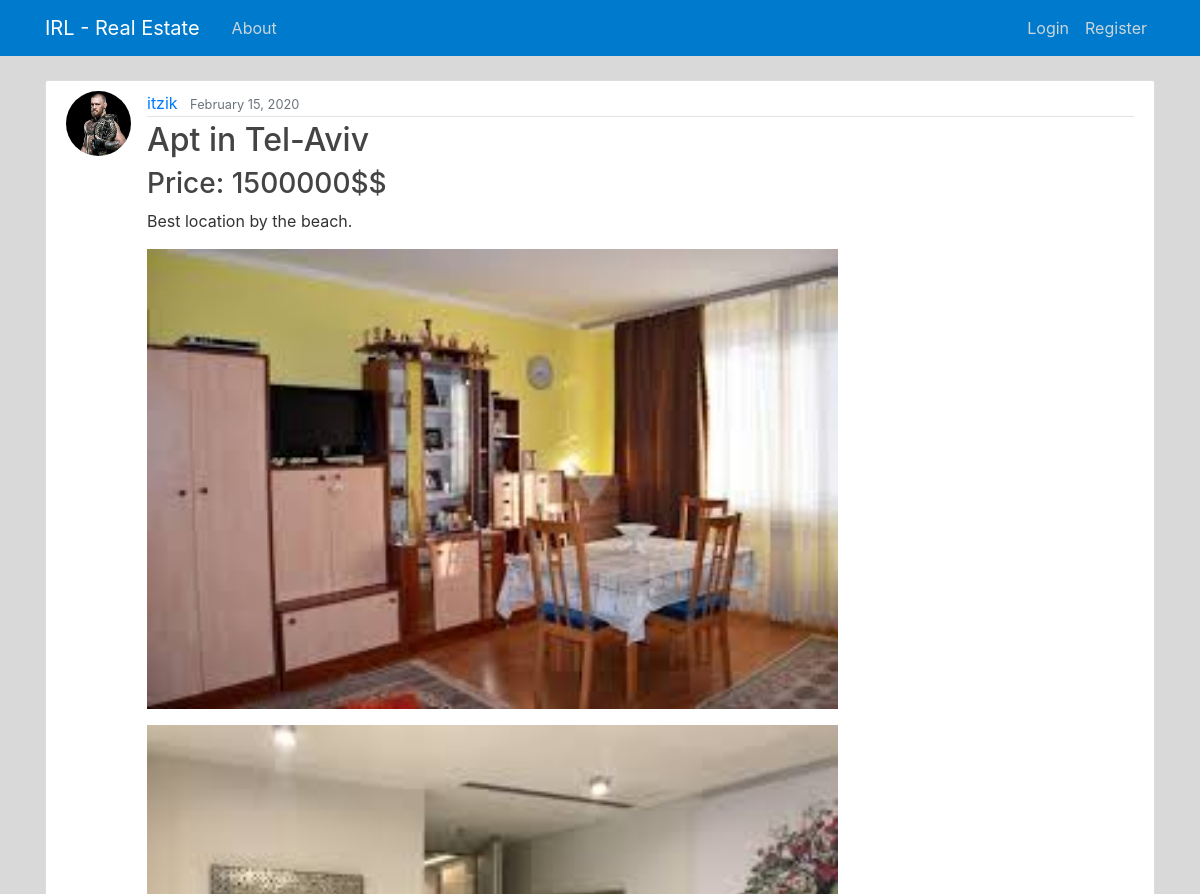
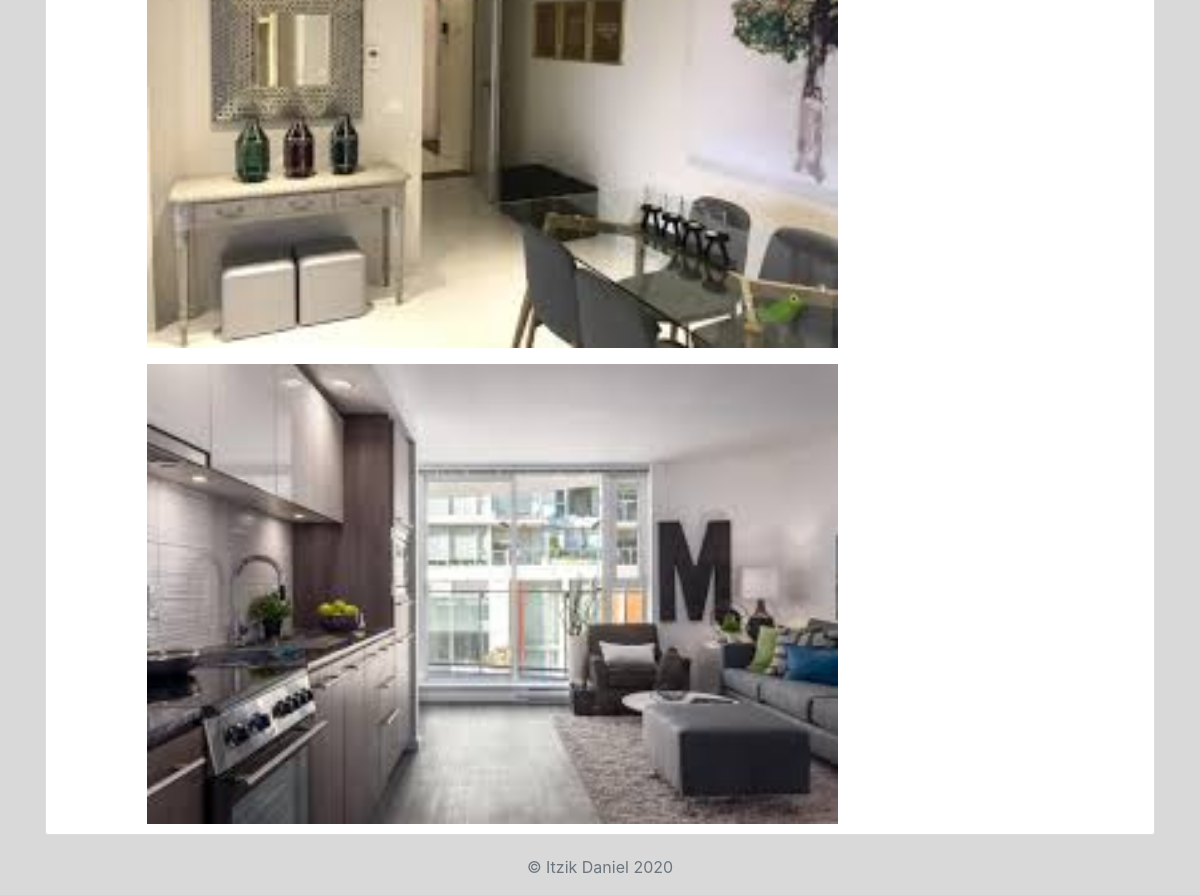
Screenshot of /post/43/ with the database file from the repository (2 pictures, top to bottom).
### blog/models.py (models this page shows, shortened)
class Post(models.Model):
    title = models.CharField(max_length=30)
    content = models.TextField()
    price = models.CharField(max_length=10)
    date_posted = models.DateTimeField(default=timezone.now)
    author = models.ForeignKey(User, on_delete=models.CASCADE)
    image = models.ImageField(upload_to='images', blank=False)
    image_sec = models.ImageField(upload_to='images', blank=False)
    image2_third = models.ImageField(upload_to='images', blank=False)

### users/models.py (models this page shows, shortened)
class Profile(models.Model):
    user = models.OneToOneField(User, on_delete=models.CASCADE)
    image = models.ImageField(default='default.png', upload_to='profile_pics')

### blog/views.py (the view)
# urls.py: path('post/<int:pk>/', PostDetailView.as_view(), name='post-detail'),
class PostDetailView(DetailView):# in post_detail.html template it expects the context to be called "object"
    model = Post

### blog/templates/blog/post_detail.html (shortened to what this page needs)
{% extends "blog/base.html" %}
{% block content %}
  <article class="media content-section">
    <img class="rounded-circle article-img" src="{{ object.author.profile.image.url }}">
    <div class="media-body">
      <div class="article-metadata">
        <a class="mr-2" href="{% url 'user-posts' object.author.username %}">{{ object.author }}</a>
        <small class="text-muted">{{ object.date_posted|date:"F d, Y" }}</small>
      </div>
      <h2 class="article-title">{{ object.title }}</h2>
      <h3 class="article-title">Price: {{ object.price }}$</h3>
      <p class="article-content">{{ object.content }}</p>
      <img src="{{ object.image.url}}"style='height: 70%; width: 70%; object-fit: contain'><p></p>
      <img src="{{ object.image_sec.url}}"style='height: 70%; width: 70%; object-fit: contain'><p></p>
      <img src="{{ object.image2_third.url}}"style='height: 70%; width: 70%; object-fit: contain'>
    </div>
  </article>
{% endblock content %}

### blog/static/blog/main.css (style rules this page uses)
body { background: #d9d9d9; color: #333333; margin-top: 5rem; }
h1, h2, h3, h4, h5, h6 { color: #444444; }
.content-section { background: #ffffff; padding: 10px 20px; border: 1px solid #dddddd; border-radius: 3px; margin-bottom: 20px; }
.article-title { color: #444444; }
.article-content { white-space: pre-line; }
.article-img { height: 65px; width: 65px; margin-right: 16px; }
.article-metadata { padding-bottom: 1px; margin-bottom: 4px; border-bottom: 1px solid #e3e3e3 }

### rows the page displays
Post: author.profile.image (picture), author "itzik", date_posted "February 15, 2020", title "Apt in Tel-Aviv", price "1500000$", content "Best location by the beach.", image (picture), image_sec (picture), image2_third (picture)
